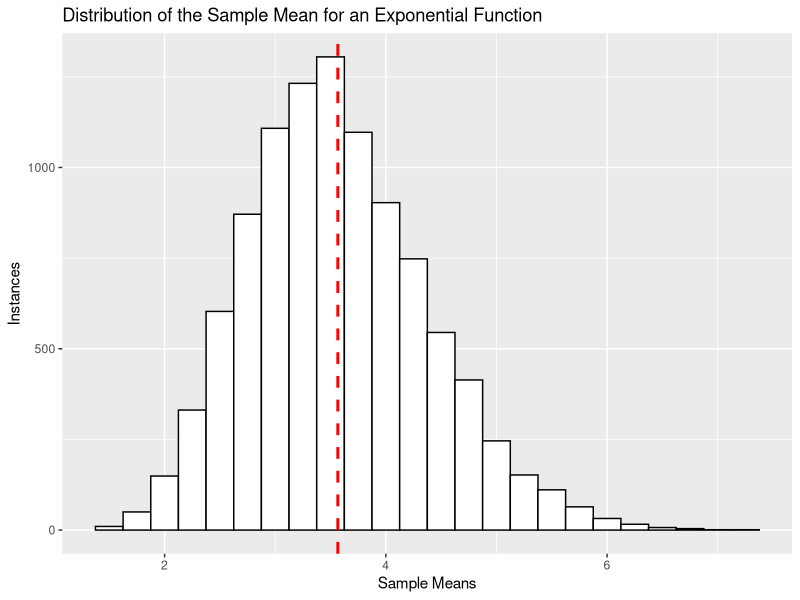

The R source for this figure:
require(ggplot2)

nosim <- 10000
x <- apply(matrix(sample(rexp(nosim, rate = 0.2),
                         nosim * 40, replace = TRUE),
                  nrow = nosim),
           1, mean, 40)
df <- data.frame(x)
g <- ggplot(df, aes(x = x))
g <- g + geom_histogram(binwidth = 0.25, colour = "black", fill = "white")
g <- g + geom_vline(aes(xintercept = mean(x, na.rm=T)),
                    color="red", linetype="dashed", size=1)
g <- g + labs(title = paste("Distribution of the Sample Mean",
                            "for an Exponential Function"),
              x = "Sample Means",
              y = "Instances")
print(g)